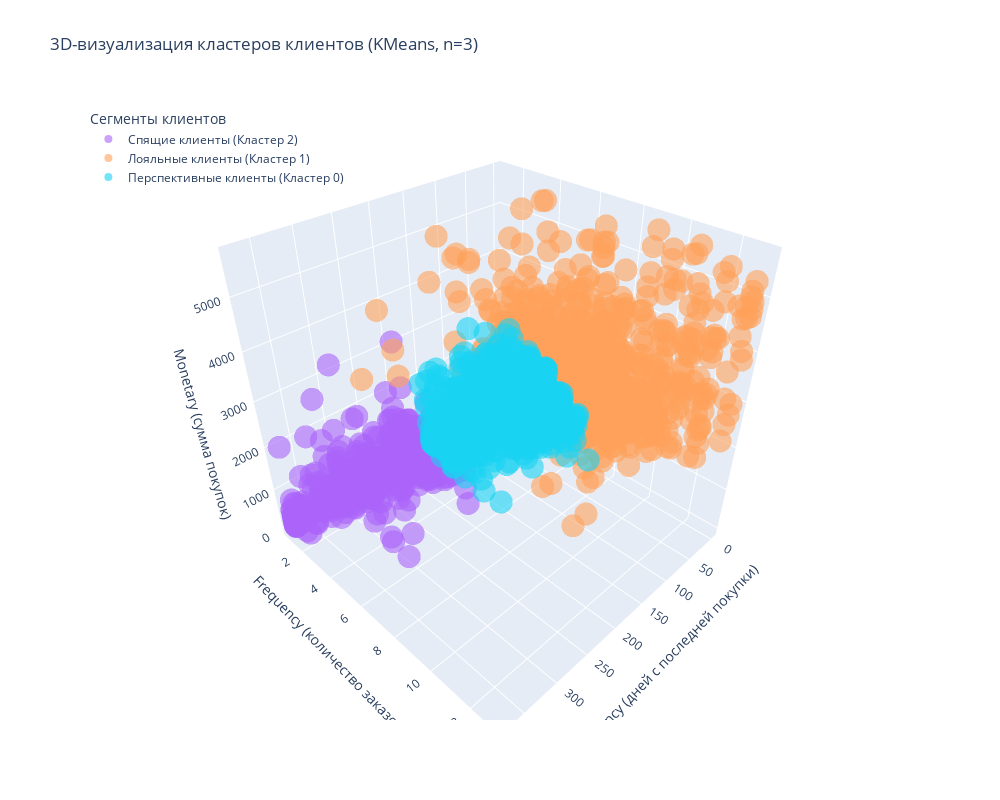

The cell this chart's notebook holds for it:
### Markdown cell above
Визуализируйте результаты в виде 3D-диаграммы с осями Recency, Frequency и Monetary. Проанализируйте полученную диаграмму и попробуйте понять, какие кластеры у вас получились.

### Code cell
# Создаем маппинг для переименования кластеров
cluster_names = {
    0: 'Перспективные клиенты (Кластер 0)',
    1: 'Лояльные клиенты (Кластер 1)',
    2: 'Спящие клиенты (Кластер 2)'
}

# Создаем копию данных с переименованными кластерами
rfm_table_named = rfm_table.reset_index().copy()
rfm_table_named['Cluster_Name'] = rfm_table_named['Cluster'].map(cluster_names)

# Создаем интерактивный 3D-график
fig = px.scatter_3d(
    rfm_table_named,
    x='Recency',
    y='Frequency',
    z='Monetary',
    color='Cluster_Name',
    color_discrete_sequence=px.colors.qualitative.Plotly,
    opacity=0.6,
    title=f'3D-визуализация кластеров клиентов ({best_overall}, n={best_n_clusters})',
    labels={
        'Recency': 'Recency (дней с последней покупки)',
        'Frequency': 'Frequency (количество заказов)',
        'Monetary': 'Monetary (сумма покупок)',
        'Cluster_Name': 'Сегмент клиентов'
    },
    hover_data=['CustomerID', 'Cluster'],
    category_orders={'Cluster_Name': ['Лояльные клиенты', 'Перспективные клиенты', 'Спящие клиенты']}
)

fig.update_layout(
    scene=dict(
        xaxis_title='Recency (дней с последней покупки)',
        yaxis_title='Frequency (количество заказов)',
        zaxis_title='Monetary (сумма покупок)'
    ),
    width=1000,
    height=800,
    legend=dict(
        title_text='Сегменты клиентов',
        yanchor="top",
        y=0.99,
        xanchor="left",
        x=0.01
    )
)
# fig.write_html('visualizations/3d_clusters.html')
fig.write_image('visualizations/3d_clusters.png', engine="kaleido")
fig.show()

### Figure 1 — Plotly figure (JSON) as saved in the notebook; plotly's stock layout.template omitted (floating-point values rounded to 4 significant figures; data arrays with more than 128 entries replaced by an {"elided": "..."} marker saying what was removed)
{"data": [{"customdata": {"elided": "1001x2 int values"}, "hovertemplate": "Сегмент клиентов=Спящие клиенты (Кластер 2)<br>Recency (дней с последней покупки)=%{x}<br>Frequency (количество заказов)=%{y}<br>Monetary (сумма покупок)=%{z}<br>CustomerID=%{customdata[0]}<br>Cluster=%{customdata[1]}<extra></extra>", "legendgroup": "Спящие клиенты (Кластер 2)", "marker": {"color": "#AB63FA", "opacity": 0.6, "symbol": "circle"}, "mode": "markers", "name": "Спящие клиенты (Кластер 2)", "scene": "scene", "showlegend": true, "type": "scatter3d", "x": {"elided": "1001 int values"}, "y": {"elided": "1001 int values"}, "z": {"elided": "1001 float values"}}, {"customdata": {"elided": "776x2 int values"}, "hovertemplate": "Сегмент клиентов=Лояльные клиенты (Кластер 1)<br>Recency (дней с последней покупки)=%{x}<br>Frequency (количество заказов)=%{y}<br>Monetary (сумма покупок)=%{z}<br>CustomerID=%{customdata[0]}<br>Cluster=%{customdata[1]}<extra></extra>", "legendgroup": "Лояльные клиенты (Кластер 1)", "marker": {"color": "#FFA15A", "opacity": 0.6, "symbol": "circle"}, "mode": "markers", "name": "Лояльные клиенты (Кластер 1)", "scene": "scene", "showlegend": true, "type": "scatter3d", "x": {"elided": "776 int values"}, "y": {"elided": "776 int values"}, "z": {"elided": "776 float values"}}, {"customdata": {"elided": "2267x2 int values"}, "hovertemplate": "Сегмент клиентов=Перспективные клиенты (Кластер 0)<br>Recency (дней с последней покупки)=%{x}<br>Frequency (количество заказов)=%{y}<br>Monetary (сумма покупок)=%{z}<br>CustomerID=%{customdata[0]}<br>Cluster=%{customdata[1]}<extra></extra>", "legendgroup": "Перспективные клиенты (Кластер 0)", "marker": {"color": "#19D3F3", "opacity": 0.6, "symbol": "circle"}, "mode": "markers", "name": "Перспективные клиенты (Кластер 0)", "scene": "scene", "showlegend": true, "type": "scatter3d", "x": {"elided": "2267 int values"}, "y": {"elided": "2267 int values"}, "z": {"elided": "2267 float values"}}], "layout": {"height": 800, "legend": {"title": {"text": "Сегменты клиентов"}, "tracegroupgap": 0, "x": 0.01, "xanchor": "left", "y": 0.99, "yanchor": "top"}, "scene": {"domain": {"x": [0, 1], "y": [0, 1]}, "xaxis": {"title": {"text": "Recency (дней с последней покупки)"}}, "yaxis": {"title": {"text": "Frequency (количество заказов)"}}, "zaxis": {"title": {"text": "Monetary (сумма покупок)"}}}, "title": {"text": "3D-визуализация кластеров клиентов (KMeans, n=3)"}, "width": 1000}}
